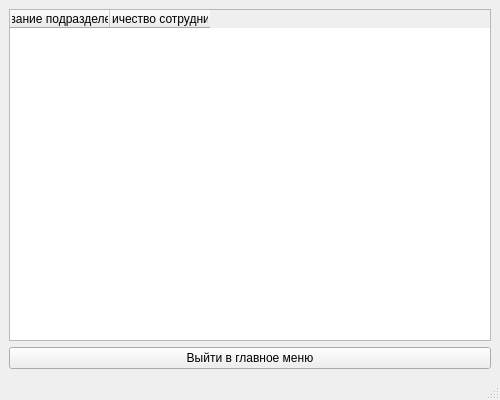
<?xml version="1.0" encoding="UTF-8"?>
<ui version="4.0">
 <class>MainWindow</class>
 <widget class="QMainWindow" name="MainWindow">
  <property name="enabled">
   <bool>true</bool>
  </property>
  <property name="geometry">
   <rect>
    <x>0</x>
    <y>0</y>
    <width>500</width>
    <height>400</height>
   </rect>
  </property>
  <property name="maximumSize">
   <size>
    <width>500</width>
    <height>400</height>
   </size>
  </property>
  <property name="windowTitle">
   <string>Подразделение</string>
  </property>
  <property name="windowIcon">
   <iconset>
    <normaloff>icon.png</normaloff>icon.png</iconset>
  </property>
  <widget class="QWidget" name="centralwidget">
   <layout class="QVBoxLayout" name="verticalLayout">
    <item>
     <widget class="QTableWidget" name="tableWidget_subdivision">
      <property name="editTriggers">
       <set>QAbstractItemView::NoEditTriggers</set>
      </property>
      <property name="sortingEnabled">
       <bool>true</bool>
      </property>
      <column>
       <property name="text">
        <string>Название подразделения</string>
       </property>
      </column>
      <column>
       <property name="text">
        <string>Количество сотрудников</string>
       </property>
      </column>
     </widget>
    </item>
    <item>
     <widget class="QPushButton" name="pushButton_exit">
      <property name="text">
       <string>Выйти в главное меню</string>
      </property>
     </widget>
    </item>
   </layout>
  </widget>
  <widget class="QStatusBar" name="statusbar"/>
 </widget>
 <resources/>
 <connections/>
</ui>
